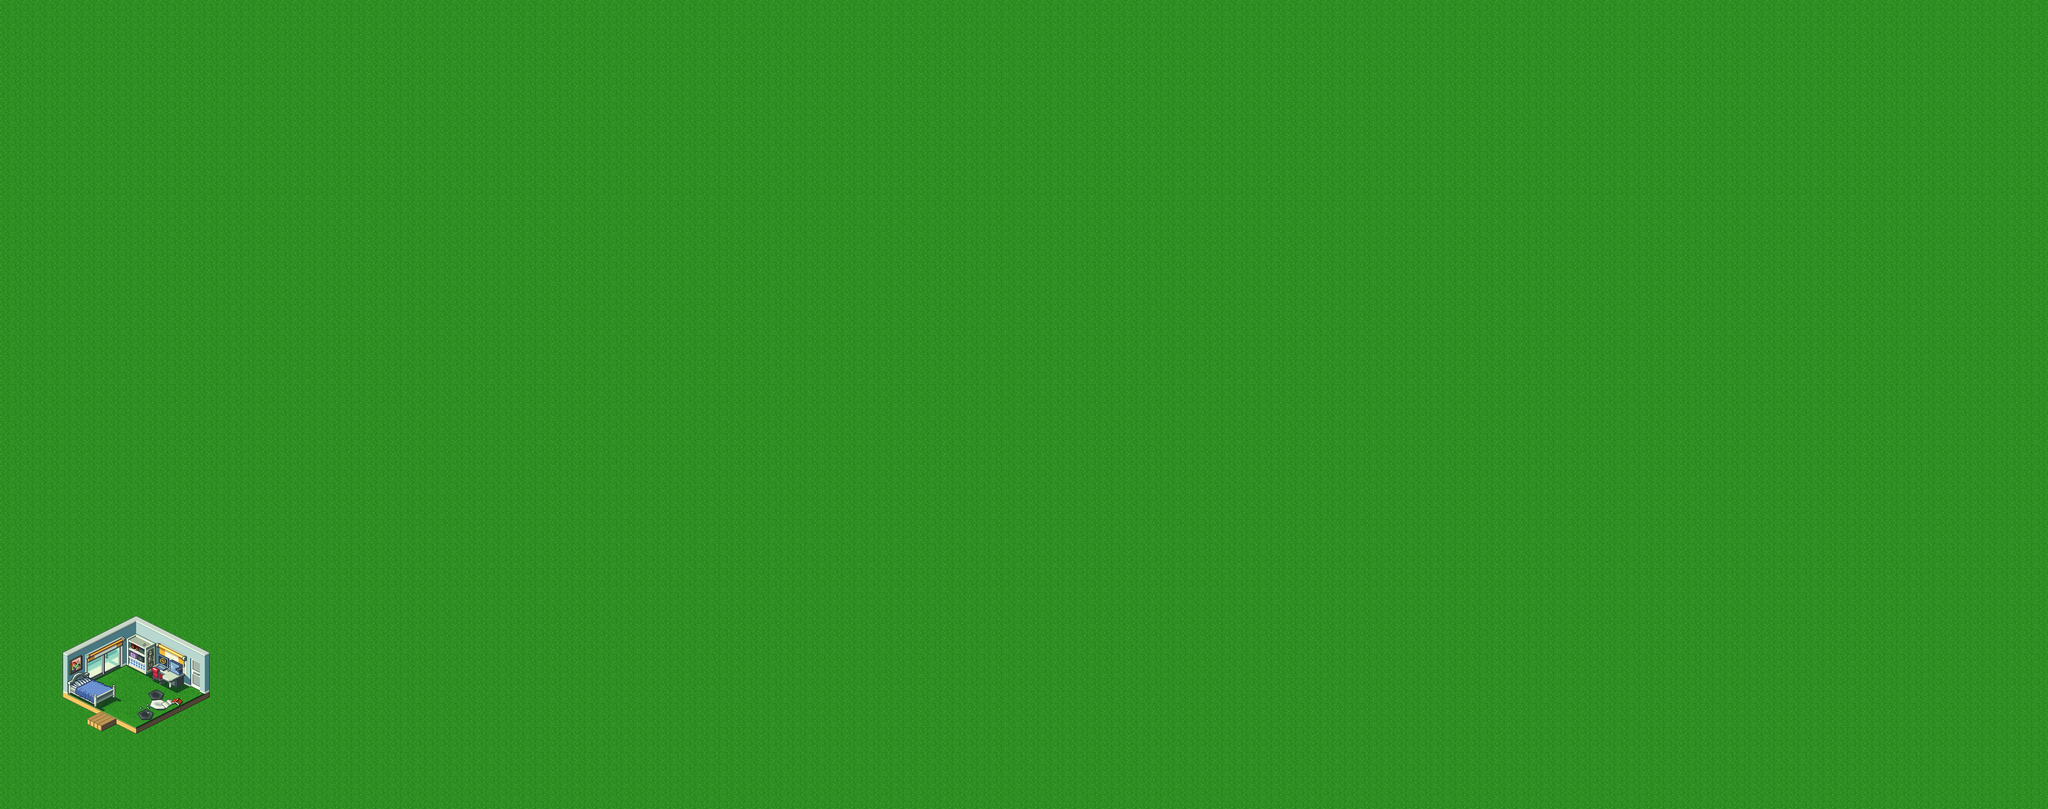

A level layout from a 2D game, rendered from its tile map. Below: a short description, then the map file with tile-grid data replaced by summaries:
An orthogonal 167x66 tile map with 20x20 px tiles, 2 tile layers (Background, Graphics), 3 tilesets and 2 objects.

<map version="1.2" tiledversion="1.2.4" orientation="orthogonal" renderorder="right-down" width="167" height="66" tilewidth="20" tileheight="20" infinite="0" nextlayerid="51" nextobjectid="550">
 <tileset firstgid="1" source="West City.tsx" />
 <tileset firstgid="577" source="WeirdPlace.tsx" />
 <tileset firstgid="1729" source="lan's room.tsx" />
 <layer id="44" name="Background" width="167" height="66">
  <data>[11022 cells, 11022 non-empty, 1 distinct tile ids]</data>
 </layer>
 <layer id="48" name="Graphics" width="167" height="66">
  <data>[11022 cells, 154 non-empty, 154 distinct tile ids]</data>
 </layer>
 <objectgroup id="49" name="Boundary">
  <object id="547" x="165.333" y="1183.67">
   <polyline points="0,0 24.6667,-13.3333 56,2.33333 166.333,-51.6667 141,-64.3333 124,-54.3333 95,-67.6667 97.6667,-70 87,-75.3333 84.3333,-73.3333 81,-76.3333 82.6667,-77.6667 40.3333,-98.6667 -12.3333,-75.3333 30,-52.3333 -8.33333,-30.6667 6,-22.3333 -21,-10.6667" />
  </object>
 </objectgroup>
 <objectgroup id="50" name="Exit">
  <object id="549" x="146.667" y="1174">
   <polyline points="0,0 16.6667,9" />
  </object>
 </objectgroup>
</map>
